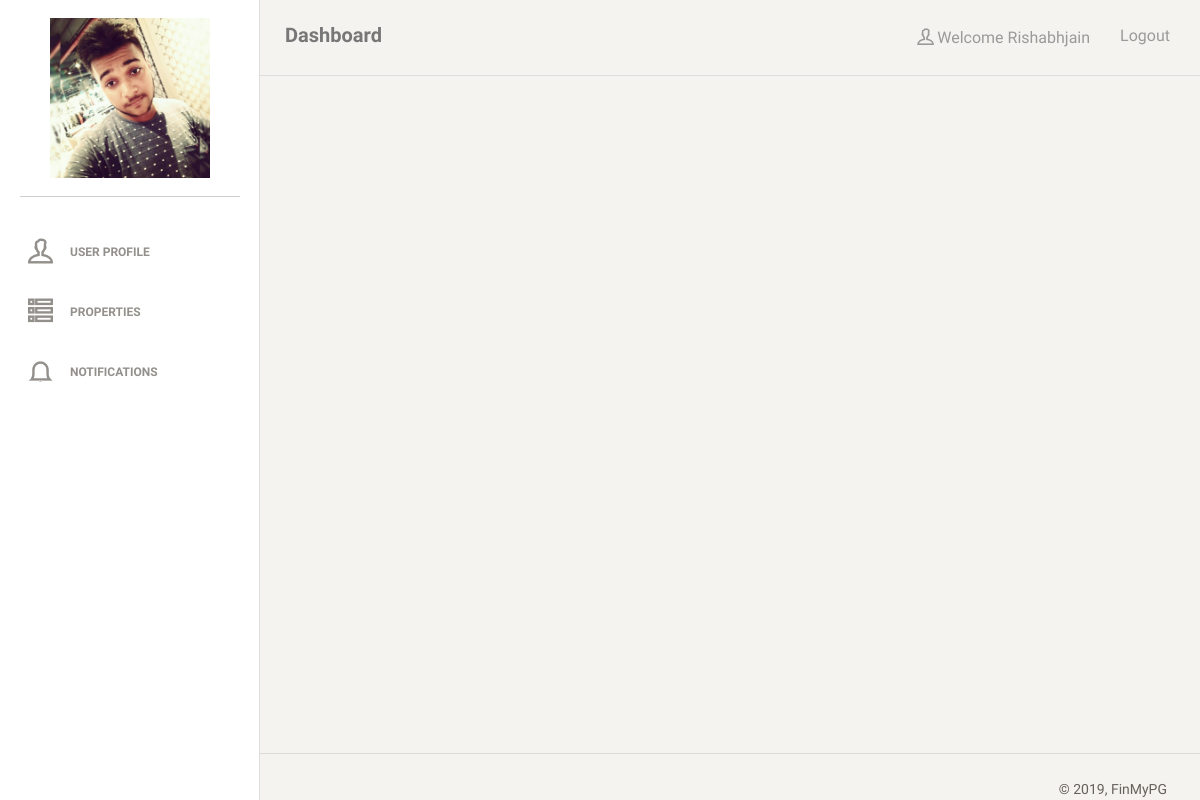
Screenshot of /owner/ (signed in) with the database file from the repository.
### main/models.py (models this page shows)
class Owner(models.Model):
    loginid=models.ForeignKey(Login,on_delete=models.CASCADE)
    name=models.CharField(max_length=30)
    address=models.CharField(max_length=30)
    phone=models.IntegerField()
    email=models.EmailField(max_length=30)
    photo=models.FileField()

class Login(models.Model):
    username=models.CharField(max_length=30)
    password=models.CharField(max_length=30)
    logintype=models.CharField(max_length=30)

### owner/views.py (the view)
# urls.py: path(r'owner/', owner.index),
def index(request):
	loginid=request.session.get('loginid')
	if(loginid):
		data={}
		data['username']=Login.objects.get(pk=loginid).username
		data['profile']=Owner.objects.get(loginid=loginid)
		return render(request,'owner/index.html',data)
	else:
		return redirect('/owner/login')

### owner/templates/owner/index.html (shortened to what this page needs)
{% extends 'owner/base.html' %}
{% block main %}
        <div class="content">
        </div>
{% endblock %}

### owner/templates/owner/base.html (shortened to what this page needs)
{% load static %}
<!doctype html>
<html lang="en">
<head>
    <link href="{% static 'owner/css/bootstrap.min.css' %}" rel="stylesheet" />
    <link href="{% static 'owner/css/animate.min.css' %}" rel="stylesheet"/>
    <link href="{% static 'owner/css/paper-dashboard.css' %}" rel="stylesheet"/>
    <link href="{% static 'owner/css/demo.css' %}" rel="stylesheet" />
    <link href="http://maxcdn.bootstrapcdn.com/font-awesome/latest/css/font-awesome.min.css" rel="stylesheet">
    <link href="{% static 'owner/css/themify-icons.css' %}" rel="stylesheet">
</head>
<body>
<div class="wrapper">
    <div class="sidebar" data-background-color="white" data-active-color="danger">
    	<div class="sidebar-wrapper">
            <div class="logo" style="text-align: center;">
                <img src="/images/{{profile.photo}}" style="width:160px;height: 160px;" data-toggle="modal" data-target="#myModal">
            </div>
            <ul class="nav">
                <li>
                    <a href="/owner/profile/">
                        <i class="ti-user"></i>
                        <p>User Profile</p>
                    </a>
                </li>
                <li>
                    <a href="/owner/pgs/">
                        <i class="ti-view-list-alt"></i>
                        <p>Properties</p>
                    </a>
                </li>
                <li>
                    <a href="/owner/notifications/">
                        <i class="ti-bell"></i>
                        <p>Notifications</p>
                    </a>
                </li>
            </ul>
    	</div>
    </div>
    <div class="main-panel">
        <nav class="navbar navbar-default">
            <div class="container-fluid">
                <div class="navbar-header">
                    <a class="navbar-brand" href="#">Dashboard</a>
                </div>
                <div class="collapse navbar-collapse">
                    <ul class="nav navbar-nav navbar-right">
                        <li>
                            <a href="#" class="dropdown-toggle" data-toggle="dropdown">
                                <i class="ti-user"></i>
                                <p style="text-transform: capitalize;">Welcome {{username}}</p>
                            </a>
                        </li>
                        <li>
                            <a href="/owner/logout/">
                                <p>Logout</p>
                            </a>
                        </li>
                    </ul>
                </div>
            </div>
        </nav>
    {% block main %}
    {% endblock %}
        <footer class="footer">
            <div class="container-fluid">
                <div class="copyright pull-right">
                    &copy; <script>document.write(new Date().getFullYear())</script>, FinMyPG
                </div>
            </div>
        </footer>
    </div>
</div>
</body>
</html>

### rows the page displays
Owner: photo (picture)
Login: username "Rishabhjain"
